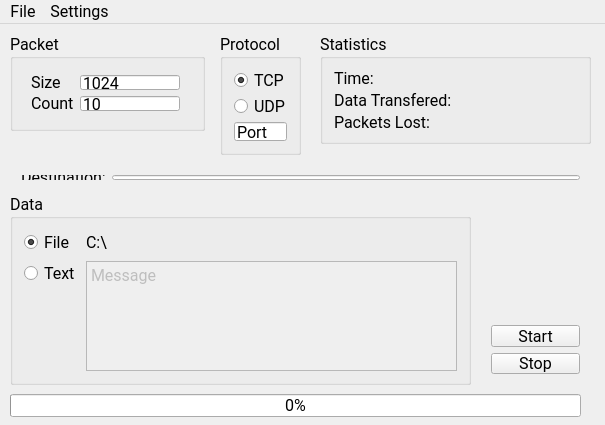
<?xml version="1.0" encoding="UTF-8"?>
<ui version="4.0">
 <class>TransportLayerAnalyserClass</class>
 <widget class="QMainWindow" name="TransportLayerAnalyserClass">
  <property name="enabled">
   <bool>true</bool>
  </property>
  <property name="geometry">
   <rect>
    <x>0</x>
    <y>0</y>
    <width>605</width>
    <height>425</height>
   </rect>
  </property>
  <property name="sizePolicy">
   <sizepolicy hsizetype="Fixed" vsizetype="Fixed">
    <horstretch>0</horstretch>
    <verstretch>0</verstretch>
   </sizepolicy>
  </property>
  <property name="font">
   <font>
    <family>Roboto</family>
    <pointsize>12</pointsize>
   </font>
  </property>
  <property name="windowTitle">
   <string>TransportLayerAnalyser</string>
  </property>
  <widget class="QWidget" name="centralWidget">
   <property name="sizePolicy">
    <sizepolicy hsizetype="Fixed" vsizetype="Fixed">
     <horstretch>0</horstretch>
     <verstretch>0</verstretch>
    </sizepolicy>
   </property>
   <widget class="QGroupBox" name="groupBox_protocol">
    <property name="geometry">
     <rect>
      <x>220</x>
      <y>10</y>
      <width>81</width>
      <height>121</height>
     </rect>
    </property>
    <property name="title">
     <string>Protocol</string>
    </property>
    <layout class="QGridLayout" name="gridLayout">
     <item row="0" column="0">
      <layout class="QVBoxLayout" name="verticalLayout">
       <item>
        <widget class="QRadioButton" name="radioButton_tcp">
         <property name="text">
          <string>TCP</string>
         </property>
         <property name="checked">
          <bool>true</bool>
         </property>
        </widget>
       </item>
       <item>
        <widget class="QRadioButton" name="radioButton_udp">
         <property name="text">
          <string>UDP</string>
         </property>
        </widget>
       </item>
       <item>
        <widget class="QLineEdit" name="lineEdit_port">
         <property name="text">
          <string>Port</string>
         </property>
        </widget>
       </item>
      </layout>
     </item>
    </layout>
   </widget>
   <widget class="QGroupBox" name="groupBox_packet">
    <property name="geometry">
     <rect>
      <x>10</x>
      <y>10</y>
      <width>195</width>
      <height>97</height>
     </rect>
    </property>
    <property name="title">
     <string>Packet</string>
    </property>
    <widget class="QWidget" name="">
     <property name="geometry">
      <rect>
       <x>10</x>
       <y>30</y>
       <width>171</width>
       <height>58</height>
      </rect>
     </property>
     <layout class="QFormLayout" name="formLayout">
      <item row="0" column="0">
       <widget class="QLabel" name="label_size">
        <property name="text">
         <string>Size</string>
        </property>
       </widget>
      </item>
      <item row="0" column="1">
       <widget class="QLineEdit" name="lineEdit_packet_size">
        <property name="text">
         <string>1024</string>
        </property>
        <property name="clearButtonEnabled">
         <bool>false</bool>
        </property>
       </widget>
      </item>
      <item row="1" column="0">
       <widget class="QLabel" name="label_count">
        <property name="text">
         <string>Count</string>
        </property>
       </widget>
      </item>
      <item row="1" column="1">
       <widget class="QLineEdit" name="lineEdit_packet_count">
        <property name="text">
         <string>10</string>
        </property>
       </widget>
      </item>
     </layout>
    </widget>
   </widget>
   <widget class="QGroupBox" name="groupBox_stats">
    <property name="geometry">
     <rect>
      <x>320</x>
      <y>10</y>
      <width>271</width>
      <height>110</height>
     </rect>
    </property>
    <property name="title">
     <string>Statistics</string>
    </property>
    <layout class="QGridLayout" name="gridLayout_3">
     <item row="0" column="0">
      <layout class="QVBoxLayout" name="verticalLayout_2">
       <item>
        <widget class="QLabel" name="label_time">
         <property name="text">
          <string>Time:</string>
         </property>
        </widget>
       </item>
       <item>
        <widget class="QLabel" name="label_data_transfered">
         <property name="text">
          <string>Data Transfered:</string>
         </property>
        </widget>
       </item>
       <item>
        <widget class="QLabel" name="label_packets_lost">
         <property name="text">
          <string>Packets Lost:</string>
         </property>
        </widget>
       </item>
      </layout>
     </item>
    </layout>
   </widget>
   <widget class="QGroupBox" name="groupBox_data">
    <property name="geometry">
     <rect>
      <x>10</x>
      <y>170</y>
      <width>461</width>
      <height>191</height>
     </rect>
    </property>
    <property name="title">
     <string>Data</string>
    </property>
    <layout class="QFormLayout" name="formLayout_2">
     <item row="0" column="0">
      <widget class="QRadioButton" name="radioButton_file">
       <property name="text">
        <string>File</string>
       </property>
       <property name="checked">
        <bool>true</bool>
       </property>
      </widget>
     </item>
     <item row="1" column="0">
      <widget class="QRadioButton" name="radioButton_text">
       <property name="text">
        <string>Text</string>
       </property>
      </widget>
     </item>
     <item row="1" column="1">
      <widget class="QPlainTextEdit" name="plainTextEdit_message">
       <property name="enabled">
        <bool>false</bool>
       </property>
       <property name="plainText">
        <string>Message</string>
       </property>
      </widget>
     </item>
     <item row="0" column="1">
      <widget class="QLabel" name="label_filename">
       <property name="text">
        <string>C:\</string>
       </property>
      </widget>
     </item>
    </layout>
   </widget>
   <widget class="QProgressBar" name="progressBar_send">
    <property name="geometry">
     <rect>
      <x>10</x>
      <y>370</y>
      <width>571</width>
      <height>23</height>
     </rect>
    </property>
    <property name="value">
     <number>0</number>
    </property>
   </widget>
   <widget class="QWidget" name="layoutWidget">
    <property name="geometry">
     <rect>
      <x>480</x>
      <y>290</y>
      <width>111</width>
      <height>71</height>
     </rect>
    </property>
    <layout class="QVBoxLayout" name="verticalLayout_3">
     <item>
      <widget class="QPushButton" name="pushButton_start">
       <property name="font">
        <font>
         <family>Roboto</family>
        </font>
       </property>
       <property name="text">
        <string>Start</string>
       </property>
      </widget>
     </item>
     <item>
      <widget class="QPushButton" name="pushButton_stop">
       <property name="font">
        <font>
         <family>Roboto</family>
        </font>
       </property>
       <property name="text">
        <string>Stop</string>
       </property>
      </widget>
     </item>
    </layout>
   </widget>
   <widget class="QWidget" name="layoutWidget">
    <property name="geometry">
     <rect>
      <x>10</x>
      <y>140</y>
      <width>581</width>
      <height>27</height>
     </rect>
    </property>
    <layout class="QHBoxLayout" name="horizontalLayout">
     <item>
      <widget class="QLabel" name="label_dest">
       <property name="text">
        <string>Destination:</string>
       </property>
      </widget>
     </item>
     <item>
      <widget class="QLineEdit" name="lineEdit_dest"/>
     </item>
    </layout>
   </widget>
  </widget>
  <widget class="QMenuBar" name="menuBar">
   <property name="geometry">
    <rect>
     <x>0</x>
     <y>0</y>
     <width>605</width>
     <height>21</height>
    </rect>
   </property>
   <widget class="QMenu" name="menuFile">
    <property name="title">
     <string>File</string>
    </property>
    <addaction name="actionSelect_File"/>
    <addaction name="actionSelect_Ouput_Folder"/>
    <addaction name="actionExit"/>
   </widget>
   <widget class="QMenu" name="menuSettings">
    <property name="title">
     <string>Settings</string>
    </property>
    <addaction name="actionClient"/>
    <addaction name="actionServer"/>
   </widget>
   <addaction name="menuFile"/>
   <addaction name="menuSettings"/>
  </widget>
  <action name="actionExit">
   <property name="text">
    <string>Exit</string>
   </property>
  </action>
  <action name="actionClient">
   <property name="checkable">
    <bool>true</bool>
   </property>
   <property name="checked">
    <bool>false</bool>
   </property>
   <property name="text">
    <string>Client</string>
   </property>
  </action>
  <action name="actionServer">
   <property name="checkable">
    <bool>true</bool>
   </property>
   <property name="text">
    <string>Server</string>
   </property>
  </action>
  <action name="actionSelect_File">
   <property name="text">
    <string>Select File...</string>
   </property>
  </action>
  <action name="actionSelect_Ouput_Folder">
   <property name="text">
    <string>Select Ouput Folder...</string>
   </property>
  </action>
 </widget>
 <layoutdefault spacing="6" margin="11"/>
 <resources>
  <include location="TransportLayerAnalyser.qrc"/>
 </resources>
 <connections/>
</ui>
